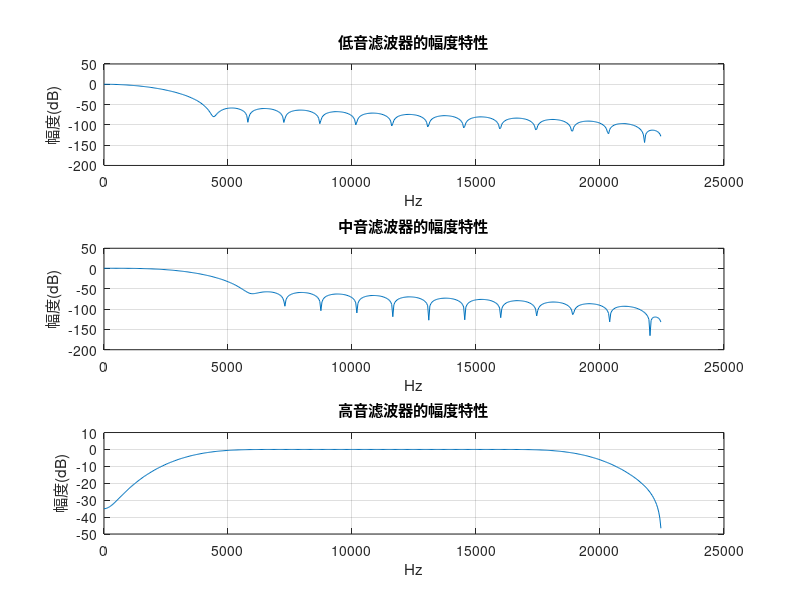
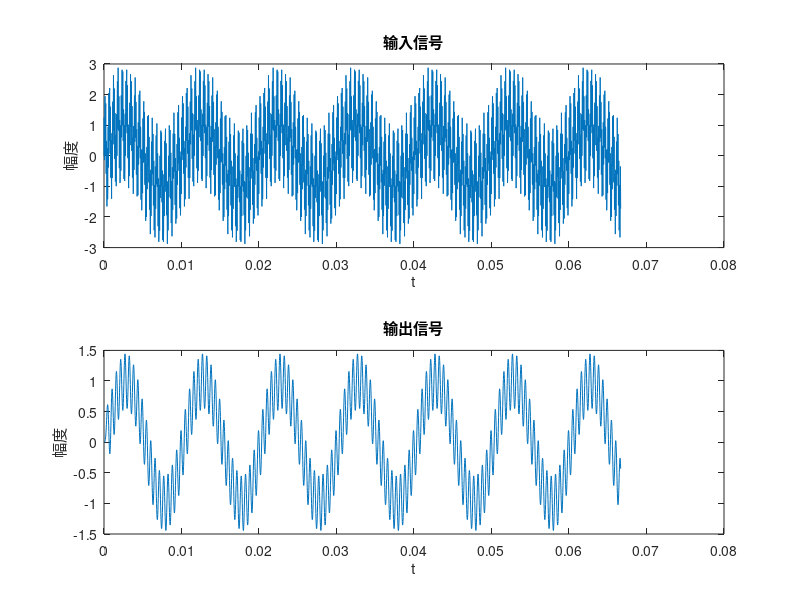
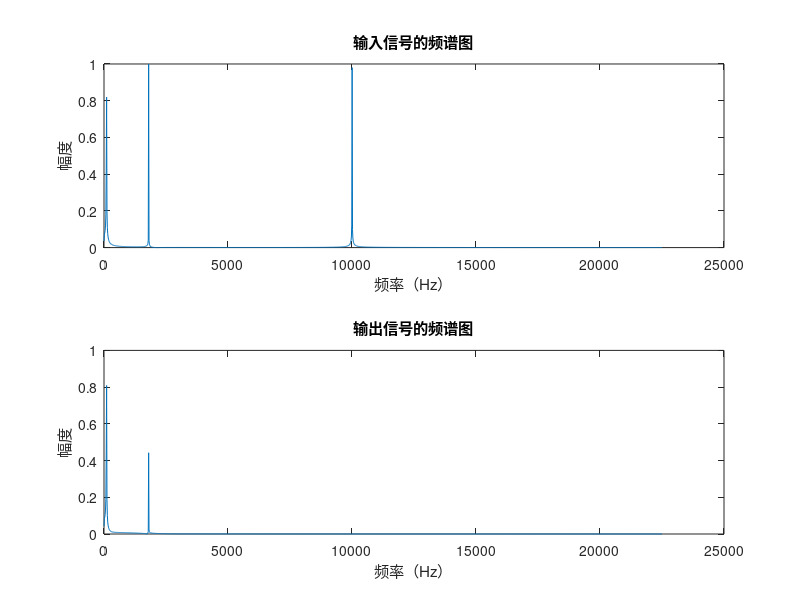

Reproduce these figures in MATLAB, in order.
    %设计三个滤波器，分别是20～200Hz、200～2kHz、2k～20KHz的带通滤波器
    %对带通滤波器的上下限频率进行归一化处理。
w1_L = 20*2*pi/45000;       
w1_H = 200*2*pi/45000;
w2_L = 1000*2*pi/45000;     
w2_H = 2000*2*pi/45000;
w3_L = 3000*2*pi/45000;
w3_H = 20000*2*pi/45000;   
N = 31;                     % 布莱克曼窗函数长度 滤波器阶数
wf1 = [w1_L/pi w1_H/pi];
wf2 = [w2_L/pi,w2_H/pi];
wf3 = [w3_L/pi,w3_H/pi];
window = blackman(N + 1);   %布莱克曼窗
b1 = fir1(N,wf1,window);
b2 = fir1(N,wf2,window);
b3 = fir1(N,wf3,window);
[H1,W1] = freqz(b1);        %计算数字滤波器的频率特性
[H2,W2] = freqz(b2);
[H3,W3] = freqz(b3);
figure(1);
subplot(3,1,1);plot(W1*45000/2/pi,20*log10(abs(H1)));grid on;   %画出频率特性图
xlabel('Hz');ylabel('幅度(dB)');title('低音滤波器的幅度特性')
subplot(3,1,2);plot(W2*45000/2/pi,20*log10(abs(H2)));grid on;
xlabel('Hz');ylabel('幅度(dB)');title('中音滤波器的幅度特性')
subplot(3,1,3);plot(W3*45000/2/pi,20*log10(abs(H3)));grid on;
xlabel('Hz');ylabel('幅度(dB)');title('高音滤波器的幅度特性')

    %将滤波器用在输入信号上
amp1 = 1;   %低音增益
amp2 = 0;   %中音增益
amp3 = 0;   %高音增益
f1 = 100;f2 = 1800; f3 = 10000; %输入波形由三个频率分别为100，1800，10000Hz的正弦波组成
Fs = 45000;     %采样频率45000Hz    
dt = 1/Fs; n = 0:3000;   t = n*dt;
fIN = sin(2*pi*f1*t) + sin(2*pi*f2*t) + sin(2*pi*f3*t);
fOUT = amp1 * filter(b1,1,fIN) + amp2 * filter(b2,1,fIN) + amp3 * filter(b3,1,fIN); %%输出波形
figure(2);
subplot(2,1,1);plot(t,fIN);
xlabel('t');ylabel('幅度');title('输入信号')
subplot(2,1,2);plot(t,fOUT);
xlabel('t');ylabel('幅度');title('输出信号')


    %对滤波后的波形进行fft
L = 3000;
fOUT_fft = fft(fOUT);
P2_OUt = abs(fOUT_fft/L);
P1_OUT = P2_OUt(1:L/2+1);
P1_OUT(2:end-1) = 2*P1_OUT(2:end-1);
f = Fs*(0:(L/2))/L;
fIN_fft = fft(fIN);
P2_IN = abs(fIN_fft/L);
P1_IN = P2_IN(1:L/2+1);
P1_IN(2:end-1) = 2*P1_IN(2:end-1);
figure(3);
subplot(2,1,1);plot(f,P1_IN);
xlabel('频率（Hz）');ylabel('幅度');title('输入信号的频谱图')
subplot(2,1,2);plot(f,P1_OUT);
xlabel('频率（Hz）');ylabel('幅度');title('输出信号的频谱图')